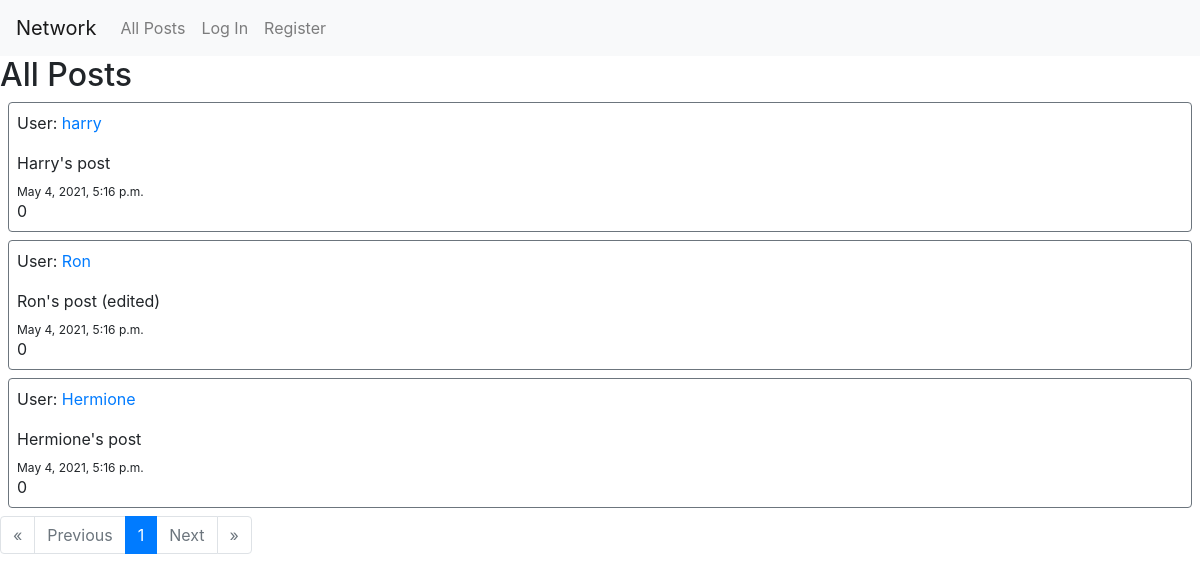
The app's page /, older data.
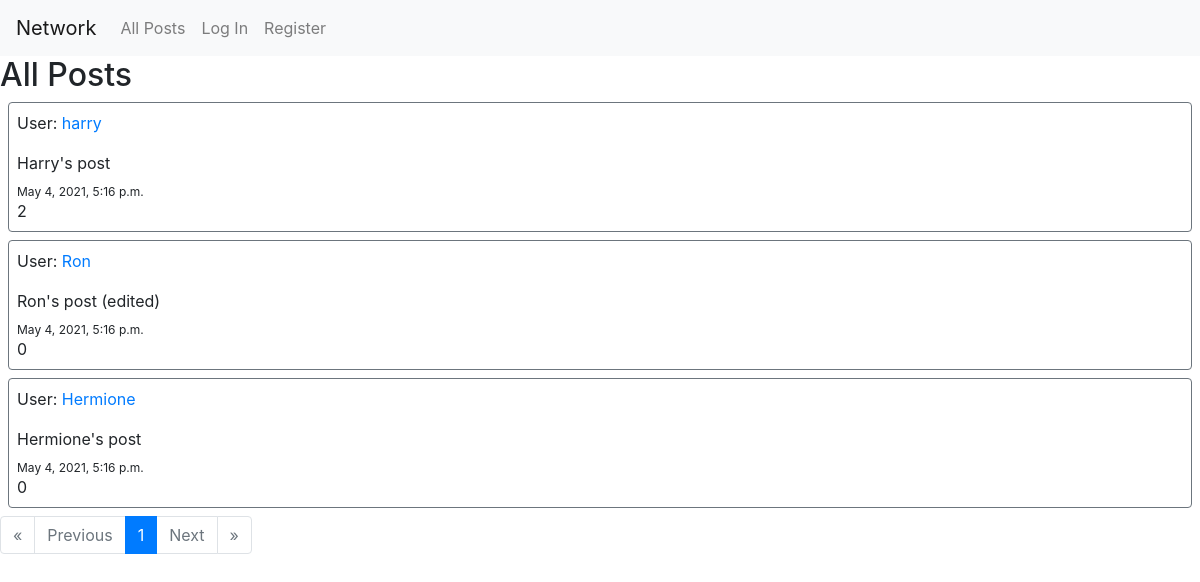
The same page, newer data.
### network/models.py (models this page shows, shortened)
class TimeStampMixin(models.Model):
    created_at = models.DateTimeField(auto_now_add=True)
    updated_at = models.DateTimeField(auto_now=True)
    class Meta:
        abstract = True

class Post(TimeStampMixin):
    user = models.ForeignKey(User, on_delete=models.CASCADE)
    content = models.CharField(max_length = 64)
    likes = models.IntegerField(default=0)

class User(AbstractUser):
    pass

### network/views.py (the view)
# urls.py: path("", views.index, name="index"),
def index(request):
    if request.method == "POST":
        user = request.user
        content = request.POST["content"]
        if content != "":
            Post.objects.create(user=user, content=content, likes=0)
    posts_chronological = Post.objects.order_by('-created_at')
    paginator = Paginator(posts_chronological, 10)
    page_number = request.GET.get('page')
    page_obj = paginator.get_page(page_number)
    return render(request, "network/index.html", {
        "page_obj": page_obj,
    })

### network/templates/network/index.html (shortened to what this page needs)
{% extends "network/layout.html" %}
{% load static %}
{% block body %}
    <h2>All Posts</h2>
    {% for post in page_obj %}
      <div class="border border-secondary rounded p-2 m-2">
        <p>User:  <a href="{% url 'profile' post.user.id %}"> {{ post.user }} </a></p>
        <div id="post-{{post.id}}"> {{ post.content }} </div>
        <sub> {{ post.created_at }}</sub>
        <br />
        <div id="post-likes-{{post.id}}"> {{ post.likes }} </div>
      </div>
    {% endfor %}
    <nav aria-label="pagination">
      <ul class="pagination">
        {% if not page_obj.has_previous %}
          <li class="page-item disabled">
            <a class="page-link" href="#" tabindex="-1" aria-disabled="true">&laquo;</a>
          </li>
        {% endif %}
        {% if not page_obj.has_previous %}
          <li class="page-item disabled">
            <a class="page-link" href="#" tabindex="-1" aria-disabled="true">Previous</a>
          </li>
        {% endif %}
        <li class="page-item active" aria-current="page">
          <a class="page-link" href="?page={{ page_obj.number }}">{{page_obj.number}} <span class="sr-only">(current)</span></a>
        </li>
        {% if not page_obj.has_next %}
          <li class="page-item disabled">
            <a class="page-link" href="#" tabindex="-1" aria-disabled="true">Next</a>
          </li>
        {% endif %}
        {% if not page_obj.has_next %}
          <li class="page-item disabled">
            <a class="page-link" href="#" tabindex="-1" aria-disabled="true">&raquo;</a>
          </li>
        {% endif %}
      </ul>
    </nav>
{% endblock %}

Row changes from the older to the newer data that the page shows:
changed Post "Harry's post": likes "0" → "2"
